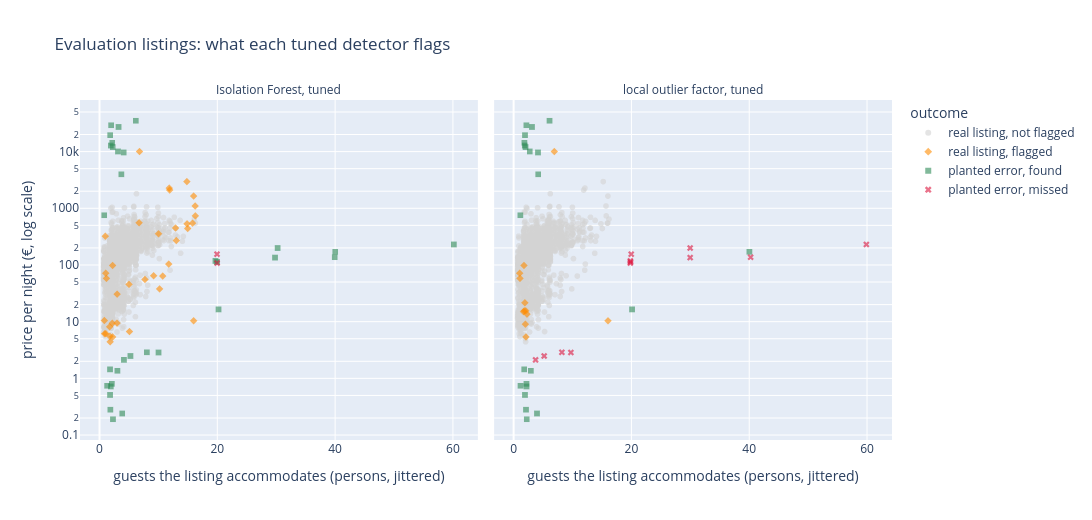

This figure's notebook cell:
### Markdown cell above
The next figure is **interactive**: plotly draws it in the browser, so you can hover over a point to read the listing behind it, zoom with the mouse, and click a group in the legend to hide it. `px.scatter` draws one point per row of a table; `facet_col` draws one panel per detector, and `hover_data` lists the columns shown when you hover. The flags come from `flags_by_model`, filled in section 6. Each listing gets one of four outcomes: a planted error that is found or missed, a real listing that is flagged (a false alarm, which may still be a real error), or a real listing that is not flagged.

### Code cell
import plotly.express as px
import plotly.io as pio

# Save the figure in two forms: one that VS Code and JupyterLab draw, and HTML that loads plotly from the web
pio.renderers.default = "plotly_mimetype+notebook_connected"

# One table with a row per (evaluation listing, tuned detector)
outcome_tables = []
for model_name in ["Isolation Forest, tuned", "local outlier factor, tuned"]:
    is_flagged = flags_by_model[model_name]
    # np.select picks the first outcome whose condition is True
    outcome = np.select(
        [is_planted_error & is_flagged, is_planted_error & ~is_flagged, ~is_planted_error & is_flagged],
        ["planted error, found", "planted error, missed", "real listing, flagged"],
        default="real listing, not flagged",
    )
    outcome_tables.append(evaluation_listings.assign(detector=model_name, outcome=outcome))
flag_map = pd.concat(outcome_tables)
# A small random shift of the guest numbers, so listings with the same number of guests do not hide each other
jitter_rng = np.random.default_rng(0)
flag_map["guests (jittered)"] = flag_map["accommodates"] + jitter_rng.uniform(-0.3, 0.3, len(flag_map))

fig = px.scatter(
    flag_map, x="guests (jittered)", y="price", color="outcome", symbol="outcome", facet_col="detector",
    log_y=True, opacity=0.6, height=520, width=1100,
    category_orders={"outcome": ["real listing, not flagged", "real listing, flagged",
                                 "planted error, found", "planted error, missed"]},
    color_discrete_sequence=["lightgrey", "darkorange", "seagreen", "crimson"],
    hover_data=["id", "room_type", "price", "accommodates", "bedrooms", "minimum_nights", "planted_error"],
    labels={"price": "price per night (€, log scale)"},
    title="Evaluation listings: what each tuned detector flags",
)
fig.update_xaxes(title_text="guests the listing accommodates (persons, jittered)")
# Panel titles: "detector=Isolation Forest, tuned" becomes "Isolation Forest, tuned"
for annotation in fig.layout.annotations:
    annotation.text = annotation.text.split("=")[1]
fig.show()

### Figure 1 — Plotly figure (JSON) as saved in the notebook; plotly's stock layout.template omitted (floating-point values rounded to 4 significant figures; data arrays with more than 128 entries replaced by an {"elided": "..."} marker saying what was removed)
{"data": [{"customdata": {"elided": "3307x6 mixed values"}, "hovertemplate": "outcome=real listing, not flagged<br>detector=Isolation Forest, tuned<br>guests (jittered)=%{x}<br>price per night (€, log scale)=%{y}<br>id=%{customdata[0]}<br>room_type=%{customdata[1]}<br>accommodates=%{customdata[2]}<br>bedrooms=%{customdata[3]}<br>minimum_nights=%{customdata[4]}<br>planted_error=%{customdata[5]}<extra></extra>", "legendgroup": "real listing, not flagged", "marker": {"color": "lightgrey", "opacity": 0.6, "symbol": "circle"}, "mode": "markers", "name": "real listing, not flagged", "showlegend": true, "type": "scattergl", "x": {"elided": "3307 float values"}, "xaxis": "x", "y": {"elided": "3307 float values"}, "yaxis": "y"}, {"customdata": {"elided": "3331x6 mixed values"}, "hovertemplate": "outcome=real listing, not flagged<br>detector=local outlier factor, tuned<br>guests (jittered)=%{x}<br>price per night (€, log scale)=%{y}<br>id=%{customdata[0]}<br>room_type=%{customdata[1]}<br>accommodates=%{customdata[2]}<br>bedrooms=%{customdata[3]}<br>minimum_nights=%{customdata[4]}<br>planted_error=%{customdata[5]}<extra></extra>", "legendgroup": "real listing, not flagged", "marker": {"color": "lightgrey", "opacity": 0.6, "symbol": "circle"}, "mode": "markers", "name": "real listing, not flagged", "showlegend": false, "type": "scattergl", "x": {"elided": "3331 float values"}, "xaxis": "x2", "y": {"elided": "3331 float values"}, "yaxis": "y2"}, {"customdata": {"elided": "36x6 mixed values"}, "hovertemplate": "outcome=real listing, flagged<br>detector=Isolation Forest, tuned<br>guests (jittered)=%{x}<br>price per night (€, log scale)=%{y}<br>id=%{customdata[0]}<br>room_type=%{customdata[1]}<br>accommodates=%{customdata[2]}<br>bedrooms=%{customdata[3]}<br>minimum_nights=%{customdata[4]}<br>planted_error=%{customdata[5]}<extra></extra>", "legendgroup": "real listing, flagged", "marker": {"color": "darkorange", "opacity": 0.6, "symbol": "diamond"}, "mode": "markers", "name": "real listing, flagged", "showlegend": true, "type": "scattergl", "x": [9.198, 2.174, 14.99, 14.88, 16.0, 1.068, 0.9901, 6.73, 10.74, 16.26, 1.057, 12.93, 1.813, 2.975, 2.234, 2.995, 16.0, 11.85, 11.77, 0.8681, 6.798, 16.29, 14.85, 2.228, 13.05, 1.726, 15.82, 5.017, 10.21, 7.723, 11.93, 1.774, 10.03, 1.182, 5.095, 0.8222], "xaxis": "x", "y": [64.6, 9.38, 440.0, 532.0, 10.37, 6.16, 322.0, 555.0, 63.71, 1097.0, 71.56, 449.0, 4.41, 9.42, 5.38, 30.57, 1643.0, 2270.0, 103.6, 6.12, 10020.0, 735.0, 2956.0, 98.0, 270.0, 8.11, 546.8, 45.47, 37.86, 55.54, 2100.0, 5.52, 355.2, 58.0, 6.69, 10.47], "yaxis": "y"}, {"customdata": [[1410212420034603706, "Shared room", 2, null, 30.0, "none"], [1565158885060270190, "Private room", 2, 1.0, 30.0, "none"], [1081712908504023640, "Private room", 16, null, 92.0, "none"], [304904, "Private room", 2, null, 25.0, "none"], [1424722263616241618, "Shared room", 2, null, 30.0, "none"], [22897795, "Private room", 1, 2.0, 2.0, "none"], [1501266342034840388, "Entire home/apt", 2, 1.0, 360.0, "none"], [1043552887218608966, "Entire home/apt", 7, 2.0, 2.0, "none"], [1205157098729388900, "Private room", 2, 0.0, 1.0, "none"], [1398067723224642629, "Private room", 2, null, 1.0, "none"], [735824691771475930, "Entire home/apt", 2, 1.0, 64.0, "none"], [1690438119205404026, "Private room", 1, 2.0, 1.0, "none"]], "hovertemplate": "outcome=real listing, flagged<br>detector=local outlier factor, tuned<br>guests (jittered)=%{x}<br>price per night (€, log scale)=%{y}<br>id=%{customdata[0]}<br>room_type=%{customdata[1]}<br>accommodates=%{customdata[2]}<br>bedrooms=%{customdata[3]}<br>minimum_nights=%{customdata[4]}<br>planted_error=%{customdata[5]}<extra></extra>", "legendgroup": "real listing, flagged", "marker": {"color": "darkorange", "opacity": 0.6, "symbol": "diamond"}, "mode": "markers", "name": "real listing, flagged", "showlegend": false, "type": "scattergl", "x": [1.834, 2.29, 16.06, 2.019, 2.087, 1.053, 2.118, 6.939, 1.782, 1.703, 1.934, 1.1], "xaxis": "x2", "y": [15.55, 13.57, 10.37, 9.03, 15.55, 71.56, 5.38, 10020.0, 98.0, 15.0, 21.55, 58.0], "yaxis": "y2"}, {"customdata": {"elided": "32x6 mixed values"}, "hovertemplate": "outcome=planted error, found<br>detector=Isolation Forest, tuned<br>guests (jittered)=%{x}<br>price per night (€, log scale)=%{y}<br>id=%{customdata[0]}<br>room_type=%{customdata[1]}<br>accommodates=%{customdata[2]}<br>bedrooms=%{customdata[3]}<br>minimum_nights=%{customdata[4]}<br>planted_error=%{customdata[5]}<extra></extra>", "legendgroup": "planted error, found", "marker": {"color": "seagreen", "opacity": 0.6, "symbol": "square"}, "mode": "markers", "name": "planted error, found", "showlegend": true, "type": "scattergl", "x": [2.289, 1.848, 1.296, 6.18, 3.042, 1.814, 20.23, 10.03, 4.117, 1.788, 5.257, 4.152, 19.71, 19.98, 3.24, 1.798, 0.8019, 8.052, 39.97, 1.927, 3.719, 2.252, 1.929, 40.06, 3.143, 2.103, 3.861, 2.161, 29.83, 1.974, 30.27, 60.23], "xaxis": "x", "y": [0.19, 0.28, 0.74, 35000.0, 1.36, 19500.0, 16.45, 2.86, 9650.0, 1.44, 2.48, 2.12, 118.0, 113.1, 27200.0, 0.51, 754.0, 2.88, 137.0, 0.72, 3972.0, 12000.0, 12800.0, 170.5, 10050.0, 0.8, 0.24, 14300.0, 135.0, 29150.0, 199.0, 230.0], "yaxis": "y"}, {"customdata": {"elided": "22x6 mixed values"}, "hovertemplate": "outcome=planted error, found<br>detector=local outlier factor, tuned<br>guests (jittered)=%{x}<br>price per night (€, log scale)=%{y}<br>id=%{customdata[0]}<br>room_type=%{customdata[1]}<br>accommodates=%{customdata[2]}<br>bedrooms=%{customdata[3]}<br>minimum_nights=%{customdata[4]}<br>planted_error=%{customdata[5]}<extra></extra>", "legendgroup": "planted error, found", "marker": {"color": "seagreen", "opacity": 0.6, "symbol": "square"}, "mode": "markers", "name": "planted error, found", "showlegend": false, "type": "scattergl", "x": [2.255, 2.128, 1.194, 6.126, 2.955, 1.954, 20.15, 4.163, 1.816, 3.141, 1.949, 1.17, 2.214, 4.194, 2.045, 1.912, 40.09, 2.766, 2.204, 3.997, 1.852, 2.196], "xaxis": "x2", "y": [0.19, 0.28, 0.74, 35000.0, 1.36, 19500.0, 16.45, 9650.0, 1.44, 27200.0, 0.51, 754.0, 0.72, 3972.0, 12000.0, 12800.0, 170.5, 10050.0, 0.8, 0.24, 14300.0, 29150.0], "yaxis": "y2"}, {"customdata": [[1467329584316761882, "Entire home/apt", 20, 1.0, 1.0, "guests × 10"], [53140093, "Private room", 20, null, 1.0, "guests × 10"]], "hovertemplate": "outcome=planted error, missed<br>detector=Isolation Forest, tuned<br>guests (jittered)=%{x}<br>price per night (€, log scale)=%{y}<br>id=%{customdata[0]}<br>room_type=%{customdata[1]}<br>accommodates=%{customdata[2]}<br>bedrooms=%{customdata[3]}<br>minimum_nights=%{customdata[4]}<br>planted_error=%{customdata[5]}<extra></extra>", "legendgroup": "planted error, missed", "marker": {"color": "crimson", "opacity": 0.6, "symbol": "x"}, "mode": "markers", "name": "planted error, missed", "showlegend": true, "type": "scattergl", "x": [19.99, 19.97], "xaxis": "x", "y": [108.0, 155.0], "yaxis": "y"}, {"customdata": [[1467894274487508312, "Entire home/apt", 10, 5.0, 2.0, "price ÷ 100"], [1467329584316761882, "Entire home/apt", 20, 1.0, 1.0, "guests × 10"], [53873194, "Entire home/apt", 5, null, 1.0, "price ÷ 100"], [1352861666459834139, "Entire home/apt", 4, 2.0, 10.0, "price ÷ 100"], [1708557538288705399, "Entire home/apt", 20, 1.0, 4.0, "guests × 10"], [53407725, "Entire home/apt", 20, 1.0, 7.0, "guests × 10"], [1679661443948707396, "Entire home/apt", 8, 3.0, 2.0, "price ÷ 100"], [1508637449683710522, "Entire home/apt", 40, 1.0, 2.0, "guests × 10"], [53140093, "Private room", 20, null, 1.0, "guests × 10"], [9749193, "Entire home/apt", 30, 1.0, 3.0, "guests × 10"], [1296970009932717565, "Private room", 30, 1.0, 1.0, "guests × 10"], [8725453, "Entire home/apt", 60, 3.0, 1.0, "guests × 10"]], "hovertemplate": "outcome=planted error, missed<br>detector=local outlier factor, tuned<br>guests (jittered)=%{x}<br>price per night (€, log scale)=%{y}<br>id=%{customdata[0]}<br>room_type=%{customdata[1]}<br>accommodates=%{customdata[2]}<br>bedrooms=%{customdata[3]}<br>minimum_nights=%{customdata[4]}<br>planted_error=%{customdata[5]}<extra></extra>", "legendgroup": "planted error, missed", "marker": {"color": "crimson", "opacity": 0.6, "symbol": "x"}, "mode": "markers", "name": "planted error, missed", "showlegend": false, "type": "scattergl", "x": [9.754, 19.85, 5.213, 3.749, 19.85, 19.9, 8.222, 40.3, 20.01, 30.02, 30.02, 59.97], "xaxis": "x2", "y": [2.86, 108.0, 2.48, 2.12, 118.0, 113.1, 2.88, 137.0, 155.0, 135.0, 199.0, 230.0], "yaxis": "y2"}], "layout": {"annotations": [{"font": {}, "showarrow": false, "text": "Isolation Forest, tuned", "x": 0.245, "xanchor": "center", "xref": "paper", "y": 1.0, "yanchor": "bottom", "yref": "paper"}, {"font": {}, "showarrow": false, "text": "local outlier factor, tuned", "x": 0.755, "xanchor": "center", "xref": "paper", "y": 1.0, "yanchor": "bottom", "yref": "paper"}], "height": 520, "legend": {"title": {"text": "outcome"}, "tracegroupgap": 0}, "title": {"text": "Evaluation listings: what each tuned detector flags"}, "width": 1100, "xaxis": {"anchor": "y", "domain": [0.0, 0.49], "title": {"text": "guests the listing accommodates (persons, jittered)"}}, "xaxis2": {"anchor": "y2", "domain": [0.51, 1.0], "matches": "x", "title": {"text": "guests the listing accommodates (persons, jittered)"}}, "yaxis": {"anchor": "x", "domain": [0.0, 1.0], "title": {"text": "price per night (€, log scale)"}, "type": "log"}, "yaxis2": {"anchor": "x2", "domain": [0.0, 1.0], "matches": "y", "showticklabels": false, "type": "log"}}}
